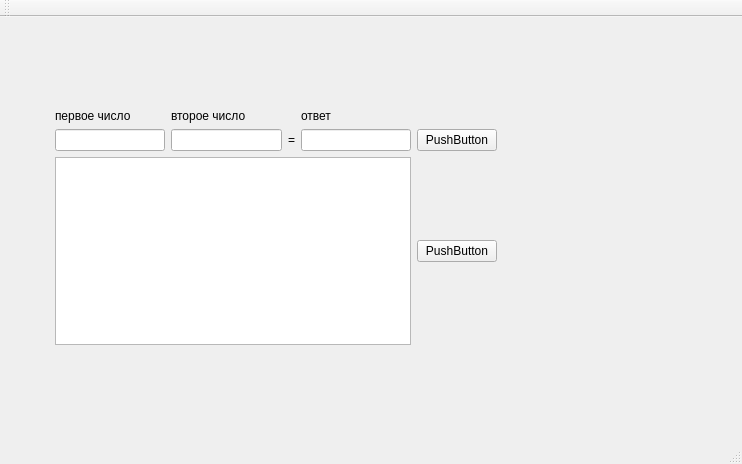
<?xml version="1.0" encoding="UTF-8"?>
<ui version="4.0">
 <class>MainWindow</class>
 <widget class="QMainWindow" name="MainWindow">
  <property name="geometry">
   <rect>
    <x>0</x>
    <y>0</y>
    <width>742</width>
    <height>464</height>
   </rect>
  </property>
  <property name="windowTitle">
   <string>MainWindow</string>
  </property>
  <widget class="QWidget" name="centralWidget">
   <widget class="QWidget" name="">
    <property name="geometry">
     <rect>
      <x>44</x>
      <y>81</y>
      <width>464</width>
      <height>258</height>
     </rect>
    </property>
    <layout class="QVBoxLayout" name="verticalLayout_2">
     <item>
      <layout class="QGridLayout" name="gridLayout">
       <item row="0" column="0">
        <widget class="QLabel" name="label">
         <property name="text">
          <string>первое число</string>
         </property>
        </widget>
       </item>
       <item row="0" column="1">
        <widget class="QLabel" name="label_2">
         <property name="text">
          <string>второе число</string>
         </property>
        </widget>
       </item>
       <item row="0" column="3">
        <widget class="QLabel" name="label_3">
         <property name="text">
          <string>ответ</string>
         </property>
        </widget>
       </item>
       <item row="0" column="4">
        <spacer name="verticalSpacer_3">
         <property name="orientation">
          <enum>Qt::Vertical</enum>
         </property>
         <property name="sizeHint" stdset="0">
          <size>
           <width>20</width>
           <height>18</height>
          </size>
         </property>
        </spacer>
       </item>
       <item row="1" column="0">
        <widget class="QLineEdit" name="lineEdit"/>
       </item>
       <item row="1" column="1">
        <widget class="QLineEdit" name="lineEdit_2">
         <property name="text">
          <string/>
         </property>
        </widget>
       </item>
       <item row="1" column="2">
        <widget class="QLabel" name="label_4">
         <property name="text">
          <string>=</string>
         </property>
        </widget>
       </item>
       <item row="1" column="3">
        <widget class="QLineEdit" name="lineEdit_3"/>
       </item>
       <item row="1" column="4">
        <widget class="QPushButton" name="pushButton_2">
         <property name="text">
          <string>PushButton</string>
         </property>
        </widget>
       </item>
      </layout>
     </item>
     <item>
      <layout class="QHBoxLayout" name="horizontalLayout">
       <item>
        <widget class="QTextEdit" name="textEdit"/>
       </item>
       <item>
        <layout class="QVBoxLayout" name="verticalLayout">
         <item>
          <spacer name="verticalSpacer">
           <property name="orientation">
            <enum>Qt::Vertical</enum>
           </property>
           <property name="sizeHint" stdset="0">
            <size>
             <width>20</width>
             <height>40</height>
            </size>
           </property>
          </spacer>
         </item>
         <item>
          <widget class="QPushButton" name="pushButton">
           <property name="text">
            <string>PushButton</string>
           </property>
          </widget>
         </item>
         <item>
          <spacer name="verticalSpacer_2">
           <property name="orientation">
            <enum>Qt::Vertical</enum>
           </property>
           <property name="sizeHint" stdset="0">
            <size>
             <width>20</width>
             <height>40</height>
            </size>
           </property>
          </spacer>
         </item>
        </layout>
       </item>
      </layout>
     </item>
    </layout>
   </widget>
  </widget>
  <widget class="QMenuBar" name="menuBar">
   <property name="geometry">
    <rect>
     <x>0</x>
     <y>0</y>
     <width>742</width>
     <height>22</height>
    </rect>
   </property>
  </widget>
  <widget class="QToolBar" name="mainToolBar">
   <attribute name="toolBarArea">
    <enum>TopToolBarArea</enum>
   </attribute>
   <attribute name="toolBarBreak">
    <bool>false</bool>
   </attribute>
  </widget>
  <widget class="QStatusBar" name="statusBar"/>
 </widget>
 <layoutdefault spacing="6" margin="11"/>
 <resources/>
 <connections/>
</ui>
